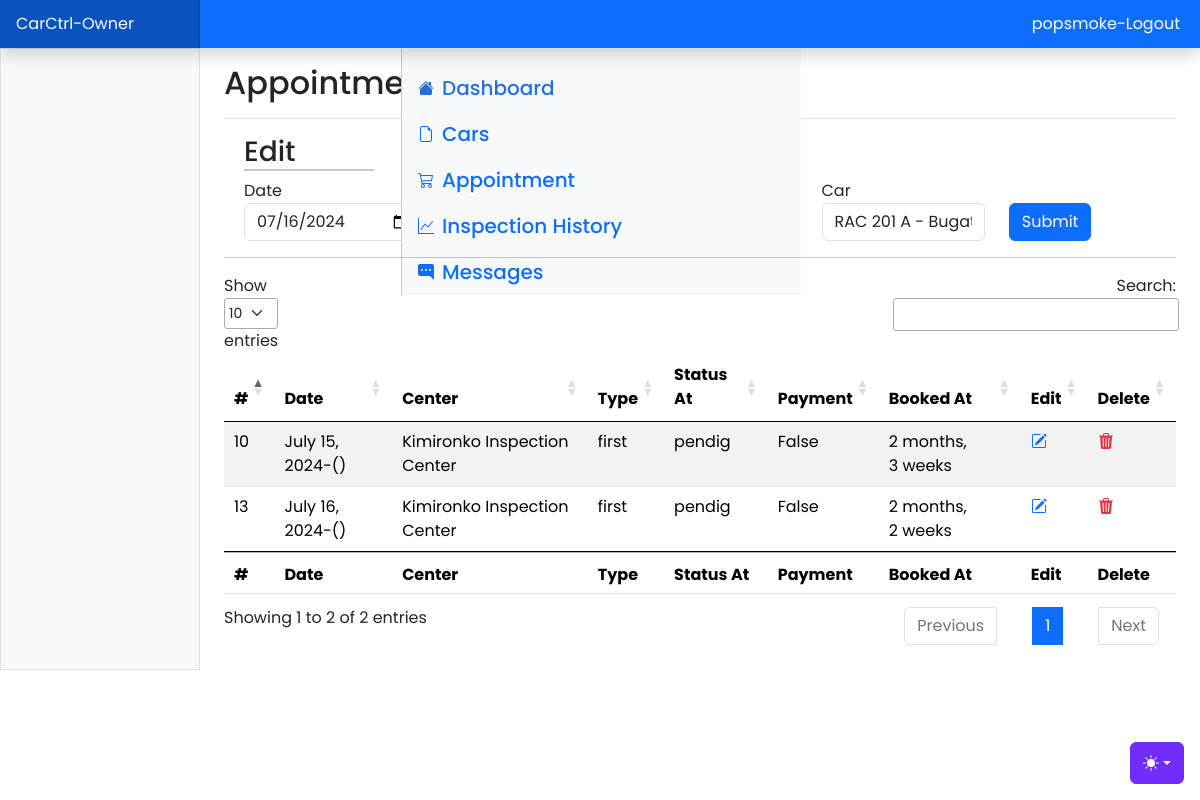
The app's page /owner/appointment/edit/13/ (signed in), older data.
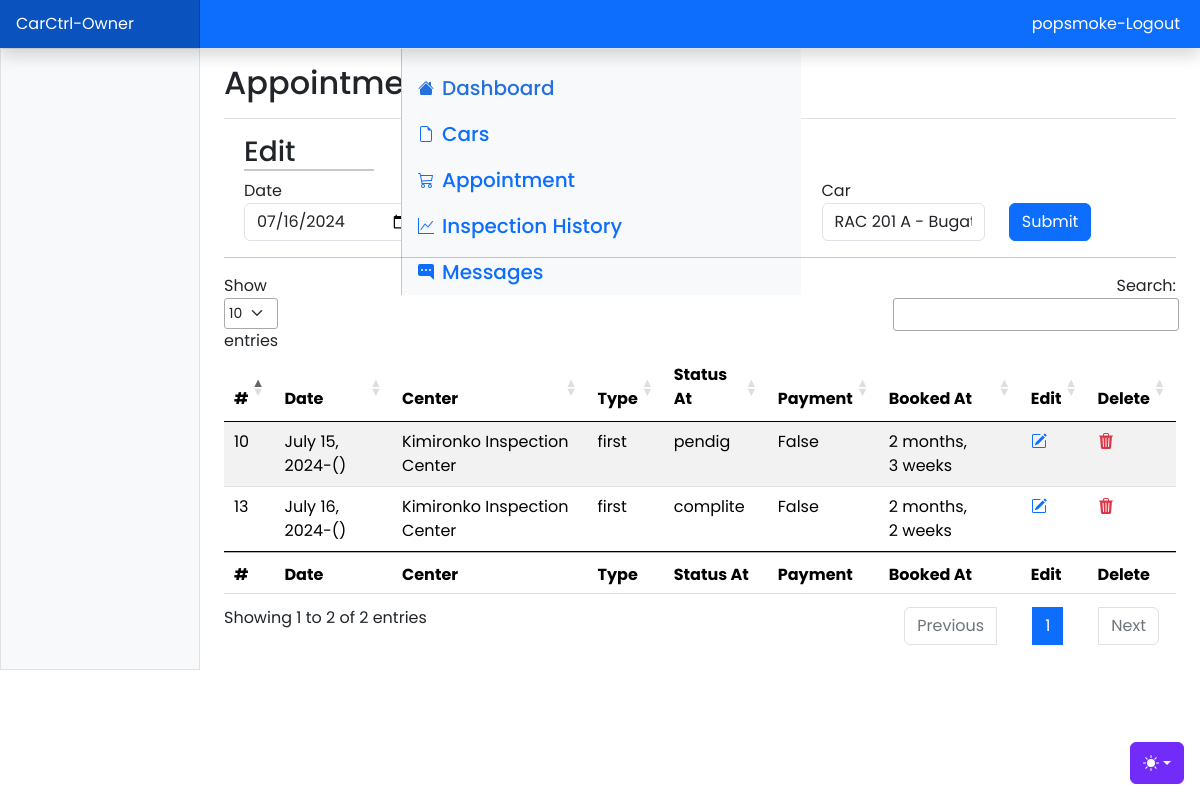
The same page, newer data.
### App/models.py (models this page shows, shortened)
class Appointment(models.Model):
    date = models.DateField()
    owner_id = models.ForeignKey(User, on_delete=models.CASCADE)
    center_id = models.ForeignKey(Center, on_delete=models.CASCADE)
    car_id = models.ForeignKey(Car, on_delete=models.CASCADE)
    type = models.CharField(max_length=50, choices=APPOINTMENT_TYPE)
    status = models.CharField(max_length=10, choices=STATUS, default='pendig')
    pstatus = models.BooleanField(default = 0)
    created_at = models.DateTimeField(auto_now_add=True)
    updated_at = models.DateTimeField(auto_now=True)

class Center(models.Model):
    name = models.CharField(max_length=50, unique=True)
    location = models.CharField(max_length=50)
    type = models.CharField(max_length=50, choices=CENTER_TYPE)
    operating_hours = models.CharField(max_length=50, choices=WORKING_HOURS)
    number_of_slots_per_day = models.PositiveIntegerField()
    created_at = models.DateTimeField(auto_now_add=True)
    updated_at = models.DateTimeField(auto_now=True)
    class Meta:
        ordering = ["-created_at"]
    def __str__(self):
        return f"{self.name} - {self.location} - {self.operating_hours} - {self.number_of_slots_per_day}"

### App/views.py (the view, shortened to what this page needs)
# urls.py: path('owner/appointment/edit/<int:pk>/', views.change_appt_date, name="change-appt-date"),
@login_required(login_url='login')
def change_appt_date(request, pk):
    appt = Appointment.objects.get(id=pk)
    appts = Appointment.objects.filter(owner_id = request.user.id)
    form = AppointmentForm(user=request.user)
    if request.user.id == appt.owner_id.id:
        form = AppointmentForm(instance=appt, user=request.user)
    else:
        messages.error(request, f"You have No permissions to perform this action")
    contex = {'form': form, 'appointments': appts}
    return render(request, 'owner-edit-appointment.html', contex)

### App/forms.py
class AppointmentForm(forms.ModelForm):
    class Meta:
        model = Appointment
        fields = '__all__'
        exclude = ['owner_id', 'status', 'pstatus']
        widgets = {
            'date': forms.TextInput(attrs={'class': 'form-control', 'type': 'date'}),
            'center_id': forms.Select(attrs={'class': 'form-control'}),
            'type': forms.Select(attrs={'class': 'form-control'}),
            'car_id': forms.Select(attrs={'class': 'form-control'}),
        }
    def __init__(self, *args, **kwargs):
        user = kwargs.pop('user', None)
        id = user.id
        super().__init__(*args, **kwargs)
        if user:
            self.fields['car_id'].queryset = Car.objects.filter(owner_id= id)

### App/models.py (called while the page is built)
    def __str__(self):
        return f"{self.plate} - {self.model} - {self.make}  "

### App/templates/App/owner-edit-appointment.html (shortened to what this page needs)
{% load static %}
{% include 'includes/owner-nav.html' %}
<main class="col-md-9 ms-sm-auto col-lg-10 px-md-4">
    <div
        class="d-flex justify-content-between flex-wrap flex-md-nowrap align-items-center pt-3 pb-2 mb-3 border-bottom">
        <h1 class="h2">Appointments</h1>
    </div>
    <div class="container-fluid m-2">
        <h3 style="border-bottom: 2px solid #c7c8c9; width: 130px;">Edit </h3>
        <form method="post">
            <div class="row">
                <div class="col">
                    <label for="{{ form.date.id_for_label }}" class="sr-only">Date</label>
                    {{form.date}}
                </div>
                <div class="col">
                    <label for="inlineGridEmail" class="sr-only">Center</label>
                </div>
                <div class="col">
                    <label for="inlineGridEmail" class="sr-only">Type</label>
                </div>
                <div class="col">
                    <label for="inlineGridEmail" class="sr-only">Car</label>
                    {{form.car_id}}
                </div>
                <div class="col pt-4">
                    <button type="submit" class="btn btn-primary">Submit</button>
                </div>
            </div>
        </form>
    </div>
    <hr>
    <table id="myTable" class="table table-striped" style="width:100%">
        <thead>
            <tr>
                <th>#</th>
                <th>Date</th>
                <th>Center</th>
                <th>Type</th>
                <th>Status At</th>
                <th>Payment</th>
                <th>Booked At</th>
                <th>Edit</th>
                <th>Delete</th>
            </tr>
        </thead>
        <tbody>
            {% for appointment in appointments %}
        <tr>
            <td>{{appointment.id}}</td>
            <td>{{appointment.date}}-({{ appointment.data | timeuntil }})</td>
            <td>{{appointment.center_id.name}}</td>
            <td>{{appointment.type}}</td>
            <td>{{appointment.status}}</td>
            <td>{{appointment.pstatus}}</td>
            <td>{{appointment.created_at | timesince}}</td>
            <td><a href="{% url 'change-appt-date' appointment.id %}" class="text-primary">
                    </a></td>
            <td><a href="{% url 'cancle-appt' appointment.id %}" class="text-danger" onclick="return confirm('Are you sure Cancle Appointment?');"></a></td>
        </tr>
        {% endfor %}
        </tbody>
        <tfoot>
            <tr>
                <th>#</th>
                <th>Date</th>
                <th>Center</th>
                <th>Type</th>
                <th>Status At</th>
                <th>Payment</th>
                <th>Booked At</th>
                <th>Edit</th>
                <th>Delete</th>
            </tr>
        </tfoot>
    </table>
</main>
{% include 'includes/owner-footer.html' %}

Row changes from the older to the newer data that the page shows:
changed Appointment "RAC 201 A - Bugati-v19 - Bugati": status "pendig" → "complite"
